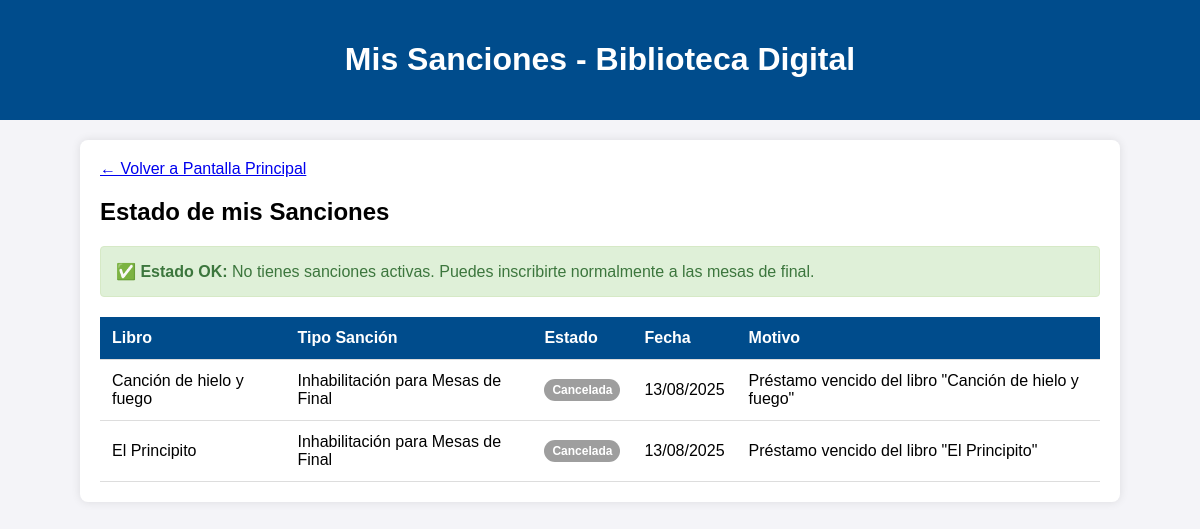
Before: /libros/mis-sanciones/ (signed in) with the older database file.
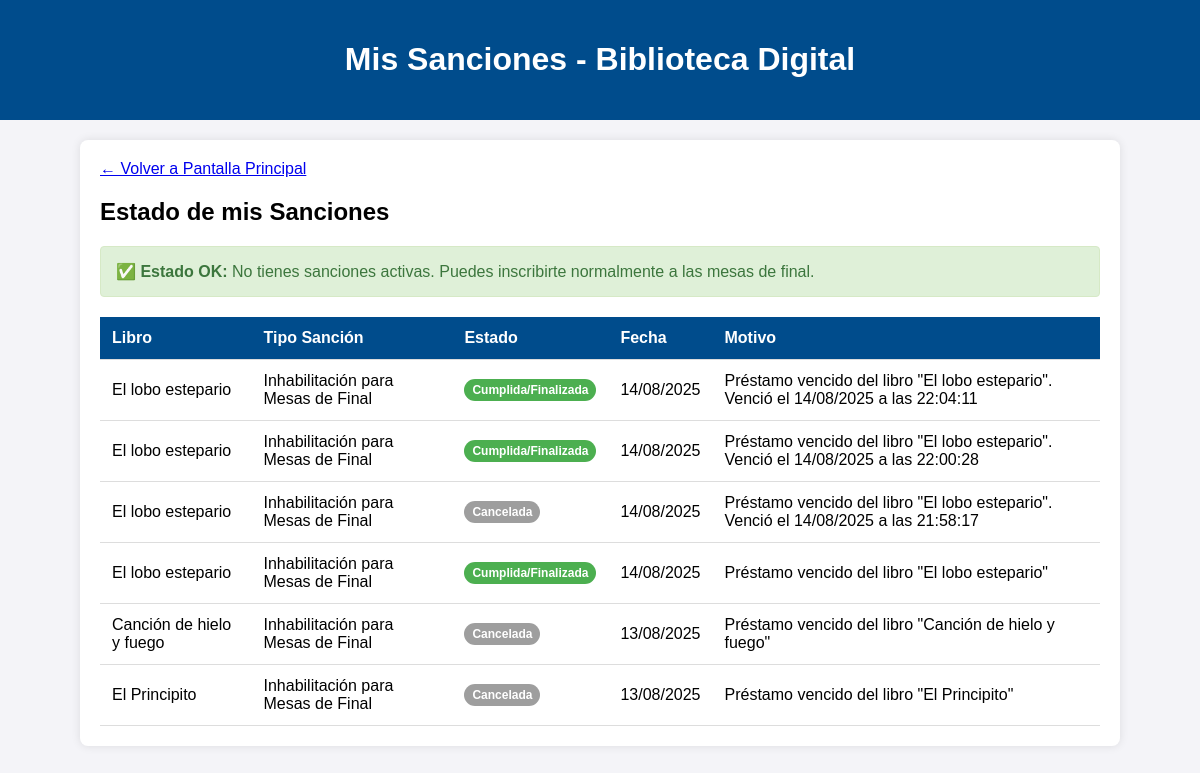
After: the same page with the newer database file.
### libros/models.py (models this page shows, shortened)
class Sancion(models.Model):
    TIPO_CHOICES = (
        ('inhabilitacion_mesas', 'Inhabilitación para Mesas de Final'),
        ('suspension_prestamos', 'Suspensión de Préstamos'),
    )
    ESTADO_CHOICES = (
        ('pendiente', 'Pendiente de Revisión'),
        ('confirmada', 'Confirmada'),
        ('cancelada', 'Cancelada'),
        ('cumplida', 'Cumplida/Finalizada'),
    )
    id_sancion = models.AutoField(primary_key=True)
    usuario = models.ForeignKey(Usuario, on_delete=models.CASCADE, related_name='sanciones')
    prestamo = models.ForeignKey(Prestamo, on_delete=models.CASCADE, related_name='sanciones')
    tipo_sancion = models.CharField(max_length=30, choices=TIPO_CHOICES, default='inhabilitacion_mesas')
    estado = models.CharField(max_length=15, choices=ESTADO_CHOICES, default='pendiente')
    fecha_creacion = models.DateTimeField(auto_now_add=True)
    fecha_confirmacion = models.DateTimeField(null=True, blank=True)
    fecha_finalizacion = models.DateTimeField(null=True, blank=True)
    motivo = models.TextField(default='Préstamo vencido')
    observaciones_bibliotecaria = models.TextField(blank=True, null=True)
    class Meta:
        ordering = ['-fecha_creacion']

class Prestamo(models.Model):
    ESTADO_CHOICES = (
        ('solicitado', 'Reserva Solicitada'),
        ('aprobado_reserva', 'Reserva Aprobada'),
        ('aprobado', 'Préstamo Activo'),
        ('rechazado', 'Reserva Rechazada'),
        ('finalizado', 'Finalizado'),
        ('vencido', 'Vencido'),
    )
    TIPO_CHOICES = (
        ('domicilio', 'Préstamo a Domicilio'),
        ('aula', 'Préstamo en Aula'),
    )
    TIPO_USUARIO_CHOICES = (
        ('alumno', 'Alumno'),
        ('profesor', 'Profesor'),
    )
    id_prestamo = models.AutoField(primary_key=True)
    usuario = models.ForeignKey(Usuario, on_delete=models.CASCADE, related_name='prestamos_usuario', null=True, blank=True)
    nombre_usuario = models.CharField(max_length=255)
    email_usuario = models.EmailField()
    libro = models.ForeignKey(Libro, on_delete=models.CASCADE, related_name='prestamos')
    fecha_solicitud = models.DateTimeField(auto_now_add=True)
    fecha_aprobacion = models.DateTimeField(null=True, blank=True)
    fecha_devolucion_programada = models.DateTimeField(null=True, blank=True)
    fecha_devolucion_real = models.DateTimeField(null=True, blank=True)
    fecha_limite_reserva = models.DateTimeField(null=True, blank=True)
    estado = models.CharField(max_length=20, choices=ESTADO_CHOICES, default='solicitado')
    tipo_prestamo = models.CharField(max_length=10, choices=TIPO_CHOICES, default='domicilio')
    tipo_usuario = models.CharField(max_length=10, choices=TIPO_USUARIO_CHOICES, default='alumno')
    motivo_rechazo = models.TextField(blank=True, null=True)
    observaciones = models.TextField(blank=True, null=True)
    fecha_retiro_real = models.DateTimeField(null=True, blank=True)

class Inventario(models.Model):
    id_inventario = models.AutoField(primary_key=True)
    estado = models.CharField(max_length=255, null=True, default="Disponible")
    motivo_baja = models.CharField(max_length=255, null=True)
    descripcion = models.TextField(null=True)
    num_ejemplar = models.IntegerField(null=True)
    imagen_rota = models.ImageField(
        upload_to='imagenes_rota/', null=True, blank=True)

class Libro(Inventario):
    id_libro = models.AutoField(primary_key=True)
    titulo = models.CharField(max_length=255)
    autor = models.CharField(max_length=255)
    editorial = models.CharField(max_length=255)
    clasificacion_cdu = models.CharField(max_length=255, null=False, default='Sin clasificar')
    siglas_autor_titulo = models.CharField(max_length=255, null=False, default='ABC')
    num_inventario = models.IntegerField(null=False, default=1)
    resumen = models.TextField()
    etiqueta_palabra_clave = models.TextField(default='Roma,Historia,Clasica')
    sede = models.TextField(default='La Plata')
    disponibilidad = models.CharField(max_length=255, null=True, default="Disponible")
    observaciones = models.TextField(default='Esta es una observación')
    img = models.URLField()

### libros/views.py (the view)
# urls.py: path('mis-sanciones/', views.mis_sanciones, name='mis_sanciones'),
@login_required
def mis_sanciones(request):
    sanciones = Sancion.objects.filter(usuario=request.user).order_by('-fecha_creacion')
    sanciones_activas = sanciones.filter(estado='confirmada')
    context = {
        'sanciones': sanciones,
        'sanciones_activas': sanciones_activas,
        'tiene_sanciones_activas': sanciones_activas.exists(),
    }
    return render(request, 'libros/mis_sanciones.html', context)

### libros/templates/libros/mis_sanciones.html (shortened to what this page needs)
<!DOCTYPE html>
<html lang="es">
<head>
</head>
<body>
    <header>
        <h1>Mis Sanciones - Biblioteca Digital</h1>
    </header>
    <div class="container">
        <a href="{% url 'pantalla_principal' %}" class="btn-volver">← Volver a Pantalla Principal</a>
        <h2>Estado de mis Sanciones</h2>
        {% if tiene_sanciones_activas %}
        <div class="alert-warning">
            <strong>⚠️ Atención:</strong> Tienes sanciones activas que te impiden inscribirte a mesas de final.
            Para resolver esta situación, acércate a la biblioteca para devolver el material prestado.
        </div>
        {% else %}
        <div class="alert-success">
            <strong>✅ Estado OK:</strong> No tienes sanciones activas. Puedes inscribirte normalmente a las mesas de final.
        </div>
        {% endif %}
        {% if sanciones %}
        <table>
            <thead>
                <tr>
                    <th>Libro</th>
                    <th>Tipo Sanción</th>
                    <th>Estado</th>
                    <th>Fecha</th>
                    <th>Motivo</th>
                </tr>
            </thead>
            <tbody>
                {% for sancion in sanciones %}
                <tr>
                    <td>{{ sancion.prestamo.libro.titulo }}</td>
                    <td>{{ sancion.get_tipo_sancion_display }}</td>
                    <td>
                        <span class="sancion-badge sancion-{{ sancion.estado }}">
                            {{ sancion.get_estado_display }}
                        </span>
                    </td>
                    <td>
                        {% if sancion.estado == 'confirmada' %}
                            {{ sancion.fecha_confirmacion|date:"d/m/Y" }}
                        {% else %}
                            {{ sancion.fecha_creacion|date:"d/m/Y" }}
                        {% endif %}
                    </td>
                    <td>{{ sancion.motivo }}</td>
                </tr>
                {% endfor %}
            </tbody>
        </table>
        {% else %}
        <p style="text-align: center; color: #666; font-style: italic;">
            No tienes sanciones registradas.
        </p>
        {% endif %}
    </div>
</body>
</html>

Changed rows visible on the page:
added Sancion: prestamo.libro.titulo "El lobo estepario", tipo_sancion "Inhabilitación para Mesas de Final", estado "Cumplida/Finalizada", fecha_creacion "14/08/2025", motivo "Préstamo vencido del libro \"El lobo estepario\". Venció el 14/08/2025 a las 22:04:11"
added Sancion: prestamo.libro.titulo "El lobo estepario", tipo_sancion "Inhabilitación para Mesas de Final", estado "Cumplida/Finalizada", fecha_creacion "14/08/2025", motivo "Préstamo vencido del libro \"El lobo estepario\". Venció el 14/08/2025 a las 22:00:28"
added Sancion: prestamo.libro.titulo "El lobo estepario", tipo_sancion "Inhabilitación para Mesas de Final", estado "Cancelada", fecha_creacion "14/08/2025", motivo "Préstamo vencido del libro \"El lobo estepario\". Venció el 14/08/2025 a las 21:58:17"
added Sancion: prestamo.libro.titulo "El lobo estepario", tipo_sancion "Inhabilitación para Mesas de Final", estado "Cumplida/Finalizada", fecha_creacion "14/08/2025", motivo "Préstamo vencido del libro \"El lobo estepario\""
